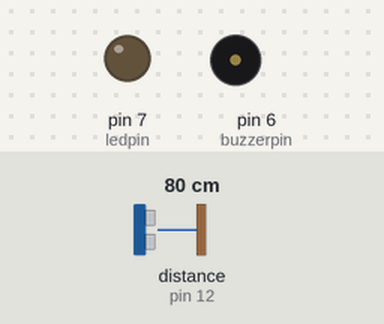
Recording of a sketch running on a simulated Arduino Uno, built with avr-gcc and run on an emulated ATmega328P. Shown: output pins drawn as LEDs (lit = HIGH), buzzer (waves = sounding, pin HIGH). Wiring (inferred from the names in the program): ultrasonic range finder: trigger pin 13; echo pin 12. The test bench sets the inputs (shaded band); at power-on: distance to the obstacle (sensor on pin 12) 80 cm. The echo pulse lasts 58.3 µs per cm; pins used as bus, display or sensor lines are not drawn.

Above: at 1.2 s.
1.3 s: distance to the obstacle (sensor on pin 12) set to 65 cm
2.8 s: distance to the obstacle (sensor on pin 12) set to 54 cm
At 3.6 s:
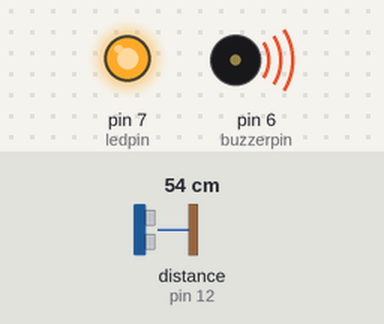
4.5 s: distance to the obstacle (sensor on pin 12) set to 60 cm
At 5.6 s:
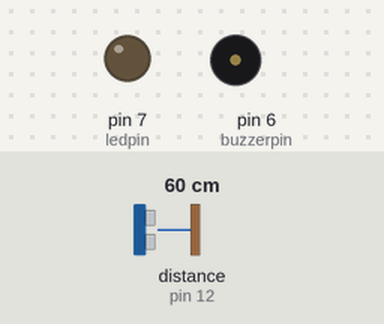
6.3 s: distance to the obstacle (sensor on pin 12) set to 2 cm
At 6.4 s:
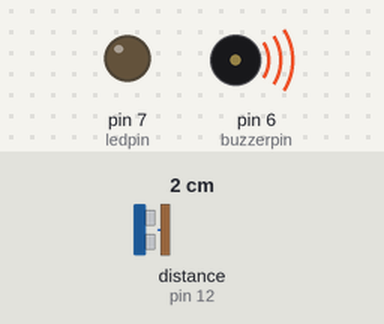
Timing chart, 0 to 9.0 s (numbered marks = the images above; inputs shaded):
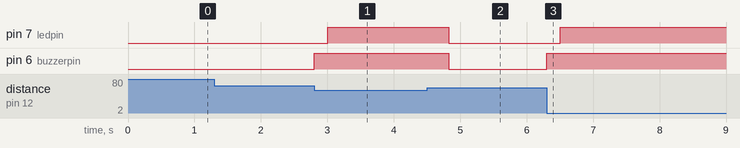

Measured:
- the behaviour switches between 60 and 59 cm on distance to the obstacle (sensor on pin 12) (found by bisection; images 0 and 1)
- after the input at 1.3 s, every drawn part: stays the same
- after the input at 2.8 s, pin 7 (ledpin): LOW → HIGH after 0.21 s; pin 6 (buzzerpin): LOW → HIGH at once
- after the input at 4.5 s, pin 7 (ledpin), pin 6 (buzzerpin): HIGH → LOW after 0.32 s
- after the input at 6.3 s, pin 7 (ledpin): LOW → HIGH after 0.20 s; pin 6 (buzzerpin): LOW → HIGH at once

The sketch:

ultra.ino
```cpp
#define trigpin 13
#define echopin 12
#define buzzerpin 6
#define ledpin 7

void setup ()
{
  pinMode(trigpin, OUTPUT);
  pinMode(echopin, INPUT);
  pinMode(buzzerpin, OUTPUT);
  pinMode(ledpin, OUTPUT);
  //digitalWrite (ledpin,LOW);

}

void loop ()
{
  long duration, distance;
  digitalWrite (trigpin ,LOW);
  digitalWrite (trigpin, HIGH);
  digitalWrite (trigpin ,LOW);
   duration =pulseIn(echopin,HIGH);
  distance =(duration/2)/29;
  if (distance < 60)
  {
    digitalWrite (buzzerpin, HIGH);
    delay (200);
     digitalWrite (ledpin,HIGH);
     delay (200);
  }

  else

 {

  digitalWrite (buzzerpin, LOW);
  digitalWrite (ledpin, LOW);
  }
}
```
